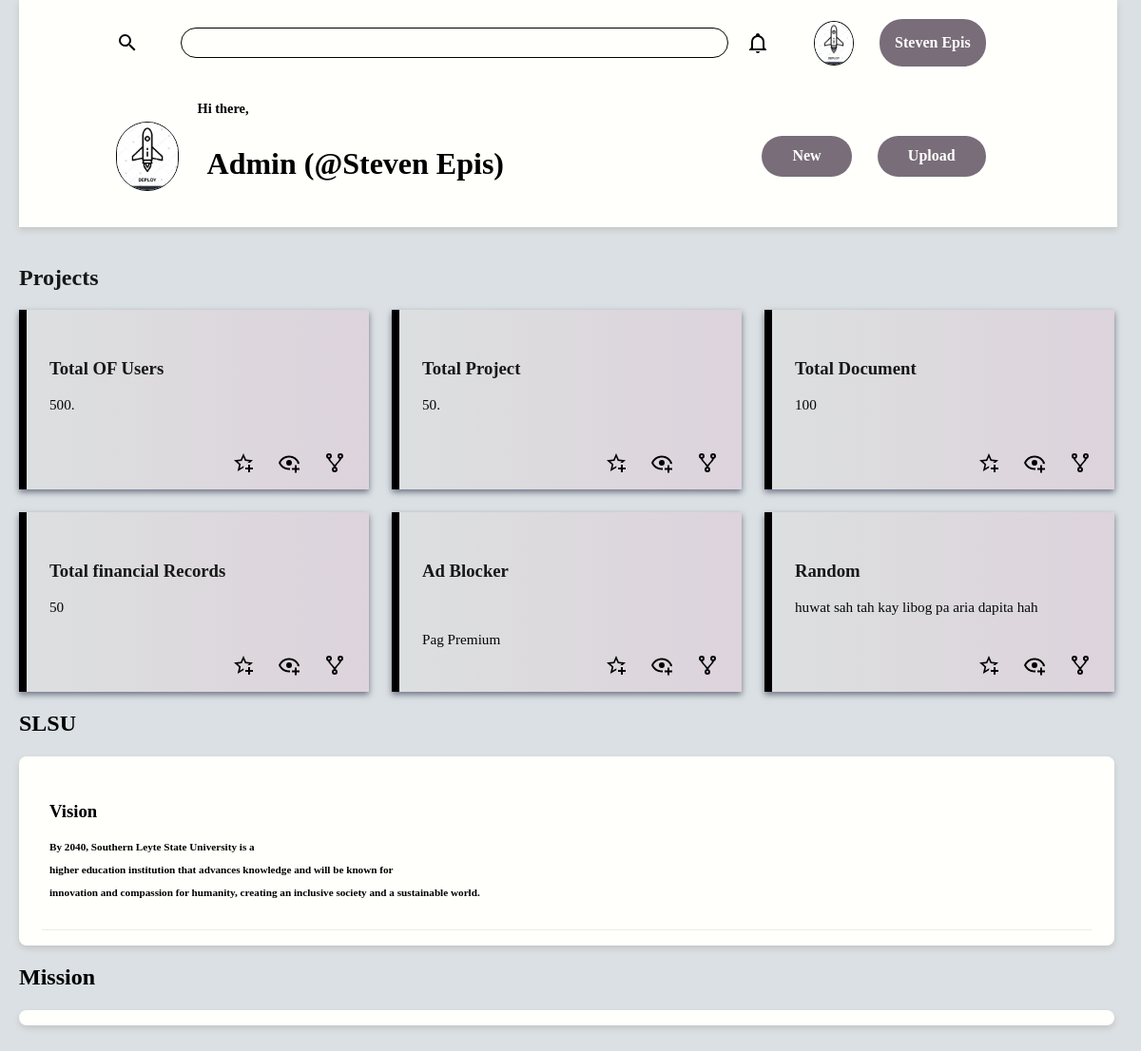
The page /admin_dashboard.php (signed in) on the database its author committed.
### tables this page shows
CREATE TABLE `admin_tb` (
  `admin_id` int(11) NOT NULL,
  `fullname` varchar(50) NOT NULL,
  `username` varchar(20) NOT NULL,
  `email` varchar(50) NOT NULL,
  `admin_profile_pic` varchar(50) NOT NULL,
  `password` varchar(20) NOT NULL
);

### admin_dashboard.php (the view, shortened to what this page needs)
  <?php include 'connection.php'?>
  <!DOCTYPE html>
  <html lang="en">
  <head>
    <link rel="stylesheet" href="styles/admin_index.css">
    <link rel="stylesheet" href="styles/normalize.css">
  </head>
  <body>
    <?php
if (isset($_SESSION['admin_id'])) {
    $admin_id = $_SESSION['admin_id'];
    $query = "SELECT * FROM admin_tb WHERE admin_id = $admin_id";
    $result = mysqli_query($conn, $query);
    $row = mysqli_fetch_assoc($result);
} else {
    header("Location: login.php");
    exit();
}
?>
    <header id="main-header">
      <nav id="topbar">
        <img src="images/magnify.svg" alt="Search icon, a magnifying glass.">
        <input type="text" name="search" id="search-bar">
        <img src="images/bell-outline.svg" alt="Alert icon, a bell.">
        <img class="profile-picture" src="<?php echo $row['admin_profile_pic']; ?>"alt="A profile picture">
        <div class="dropdown">
    <button onclick="myFunction()" class="dropbtn"><?php echo $row['fullname']; ?></button>
  </div>
      </nav>
      <section id="opener">
        <img class="profile-picture" src="<?php echo $row['admin_profile_pic']; ?>" alt="A profile picture ">
        <div id="greeting">
          <h5>Hi there,</h5>
          <h1>Admin (@<?php echo $row['fullname']; ?>)</h1>
        </div>
        <button type="button">New</button>
        <button type="button">Upload</button>
      </section>
    </header>
    <main>
      <section id="projects">
        <h2>Projects</h2>
        <div id ="project-preview">
          <article>
            <h3>Total OF Users</h3>
            <p>500.</p>
          </article>
          <article>
            <h3>Total Project</h3>
            <p>50.</p>
          </article>
          <article>
            <h3>Total Document</h3>
            <p>100</p>
          </article>
          <article>
            <h3>Total financial Records</h3>
            <p>50</p>
          </article>
          <article>
            <h3>Ad Blocker</h3>
            <br>
            <p>Pag Premium</p>
          </article>
          <article>
            <h3>Random</h3>
            <p>huwat sah tah kay libog pa aria dapita hah</p>
          </article>
        </div>
      </section>
      <section id="announcements">
        <h2>SLSU</h2>
        <div id="announcement-preview">
          <article>
            <h3>Vision</h3>
          <h2> <p>By 2040, Southern Leyte State University is a </p>
          <p> higher education institution that advances knowledge and will be known for </p>
          <p>  innovation and compassion for humanity, creating an inclusive society and a sustainable world.</p></h2>
          </article>
        </div>
      </section>
      <section id="trending">
          <h2>Mission</h2>
          <div id="trending-preview">
          </div>
      </section>
    </main>
  </body>
  </html>

### styles/admin_index.css (style rules this page uses)
body { font-family: Cambria, Cochin, Georgia, Times, 'Times New Roman', serif; background-color: #b5c0c77d; }
h1, #sidebar-logo { padding: 10px; margin: 15x; }
#main-header { background-color: #fffffc; grid-area: main-header; display: grid; padding: 1rem 4rem 1rem 2rem; box-shadow: 0 0.2rem 0.4rem #c5c5c5; margin-left: 20px; margin-right: 25px; justify-content: space-evenly; }
#topbar, #opener { display: grid; grid: max-content / max-content auto; grid-auto-flow: column; grid-auto-columns: max-content; align-items: center; gap: 1.2rem; }
#topbar { margin-bottom: 2rem; }
#topbar img { width: 1.5rem; cursor: pointer; margin-right: 1.5rem; }
.dropbtn { margin: 0.25rem; padding: 0.75rem 2rem; border: none; border-radius: 1.5rem; background-color: #516063; color: #41413e; font-weight: 550; cursor: pointer; }
.profile-picture { border-radius: 50%; border: #030808 1px solid; }
#topbar .profile-picture { width: 2.5rem; margin: 0 0.25rem; }
#search-bar { background-color: #fffffc; border: black 1px solid; border-radius: 1.75rem; height: 1.75rem; width: 35rem; padding-left: 0.75rem; }
#opener h5 { margin: 0 0 0.25rem 0; font-size: 0.9rem; font-weight: 650; }
#opener .profile-picture { width: 4rem; border-radius: 50px; border: #030808 1px solid; }
#opener button { margin: 0.25rem; padding: 0.75rem 2rem; border: none; border-radius: 1.5rem; background-color: #786d79; color: #fffffc; font-weight: 550; cursor: pointer; }
main { grid-area: main; display: grid; gap: 1.25rem; grid: "projects announcements" 1fr "projects trending" 1fr / 5fr 2fr; margin: 1.25rem 1.75rem 3.5rem 1.25rem; }
#projects, #announcements, #trending { display: grid; grid-template-rows: auto 1fr; }
#projects { grid-area: projects; color: #0f1212f7; }
@media screen and (max-width: 1500px) { main { grid-area: main; } }
@media screen and (max-width: 1500px) { #projects { grid-area: projects; color: #0f1212f7; } }
#project-preview, #announcement-preview, #trending-preview { display: grid; }
#announcement-preview, #trending-preview { background-color: #fffffc; border-radius: 0.5rem; box-shadow: 0 0.2rem 0.4rem #c5c5c5; }
#project-preview { gap: 1.5rem; grid-template-columns: repeat(auto-fit, minmax(19rem, 1fr)); grid-auto-rows: 1fr; }
article { background-color: var(--off-white-color); }
#projects article { background: linear-gradient(to right, black 0, black 0.5rem, #dcdfdf 0.5rem, #ddd3dc 100%); box-shadow: 0 0.2rem 0.4rem #707485; position: relative; padding: 2rem; cursor: pointer; transition: all 0.3s ease-in-out; }
#projects p { font-size: 0.95rem; color: #030808; }
#announcements { grid-area: announcements; }
#announcements p { font-size: 0.7rem; display: -webkit-box; -webkit-box-orient: vertical; -webkit-line-clamp: 3; overflow: hidden; text-overflow: ellipsis; }
#announcement-preview { grid-auto-rows: 1fr; padding: 1rem 1.5rem; }
#announcements article { padding: 0.8rem 0.5rem; border-bottom: #ebebeb 0.1rem solid; }
#trending { grid-area: trending; }
#trending-preview { grid-template-columns: max-content max-content; padding: 0.5rem 1.5rem; }
.dropbtn { background-color: #786d79; ; color: white; padding: 16px; font-size: 16px; border: none; cursor: pointer; }
.dropdown { position: relative; display: inline-block; }

### rows shown on the page
admin_tb: admin_profile_pic (picture), fullname "Steven Epis"
